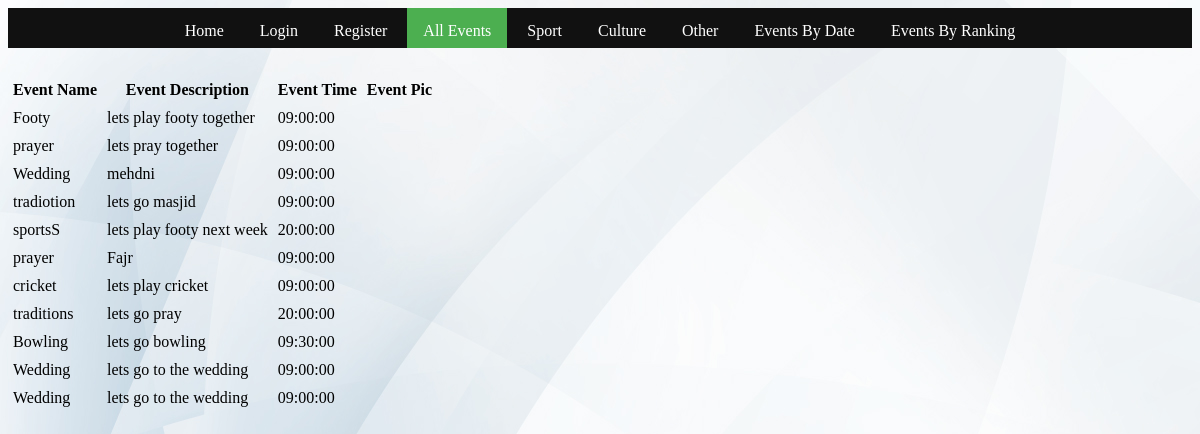
Screenshot of /events.php with the database file from the repository.
### tables this page shows
CREATE TABLE `event` (
  `id` int(10) UNSIGNED NOT NULL COMMENT 'NOT NULL',
  `category` enum('sport','culture','other') NOT NULL,
  `event_name` varchar(15) NOT NULL,
  `event_time` time NOT NULL,
  `event_date` date DEFAULT NULL,
  `event_description` text NOT NULL,
  `event_place` varchar(25) NOT NULL,
  `event_pic` blob,
  `event_ranking` enum('1','2','3','4','5') NOT NULL,
  `organiser_id` int(10) NOT NULL COMMENT 'NOT NULL'
);

### events.php (the view, shortened to what this page needs)
<html >
<head>
</head>
<body background = "/Coursework/images/WB.gif">
<ul>
  <li><a href="/CRW/Home.html">Home</a></li>
  <li><a href="/CRW/Login.php">Login</a></li>
  <li><a href="/CRW/RegForm.php">Register</a></li>
  <li><a class="active" href="/CRW/events.php">All Events</a></li>
  <li><a href="/CRW/sports.php">Sport</a></li>
  <li><a href="/CRW/culture.php">Culture</a></li>
  <li><a href="/CRW/other.php">Other</a></li>
   <li><a href="/CRW/EBD.php">Events By Date</a></li>
  <li><a href="/CRW/EBR.php">Events By Ranking</a></li>
</ul>
<br>
<?php
	try{
		$db = new PDO("mysql:dbname=coursework;host=localhost", "root", "");
		$db->setAttribute(PDO::ATTR_ERRMODE, PDO::ERRMODE_EXCEPTION);
?>
	<table cellspacing="0"  cellpadding="5">
	<tr><th>Event Name</th> <th >Event Description</th> <th >Event Time</th> <th >Event Pic</th><th > </th><th ></tr>
<?php
		$rows=$db->query("select * from event");
		foreach ($rows as $row) {
			echo "</td><td >" . $row['event_name']. "</td><td >" .$row['event_description']. "</td><td >" . $row['event_time']. "</td><td >" . $row['event_pic']. "</td><td >" ."</td></tr>\n";
		}
		echo "</table> <br>";
	} catch (PDOException $ex){
		echo "Sorry, a database error occurred. Please try again.<br> ";
		echo "Error details:". $ex->getMessage();
	}
?>
</body>
</html>

### events.php (style rules this page uses)
ul { list-style-type: none; text-align: center; margin-bottom: 10px; width: 100%; height:40px; padding: 0; overflow: hidden; background-color: #111; }
li { float: none; display: inline-block; }
li a { display: inline-block; color: white; text-align: center; padding: 14px 16px; text-decoration: none; }
.active { background-color: #4CAF50; }

### rows the page displays
event: event_name "Footy", event_description "lets play footy together", event_time "09:00:00"
event: event_name "prayer", event_description "lets pray together", event_time "09:00:00"
event: event_name "Wedding", event_description "mehdni", event_time "09:00:00"
event: event_name "tradiotion", event_description "lets go masjid", event_time "09:00:00"
event: event_name "sportsS", event_description "lets play footy next week", event_time "20:00:00"
event: event_name "prayer", event_description "Fajr", event_time "09:00:00"
event: event_name "cricket", event_description "lets play cricket", event_time "09:00:00"
event: event_name "traditions", event_description "lets go pray", event_time "20:00:00"
event: event_name "Bowling", event_description "lets go bowling", event_time "09:30:00"
event: event_name "Wedding", event_description "lets go to the wedding", event_time "09:00:00"
event: event_name "Wedding", event_description "lets go to the wedding", event_time "09:00:00"
